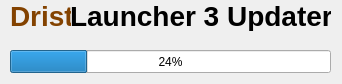
<?xml version="1.0" encoding="UTF-8"?>
<ui version="4.0">
 <class>MainWindow</class>
 <widget class="QMainWindow" name="MainWindow">
  <property name="geometry">
   <rect>
    <x>0</x>
    <y>0</y>
    <width>342</width>
    <height>84</height>
   </rect>
  </property>
  <property name="windowTitle">
   <string>DristLauncher3 Updater</string>
  </property>
  <widget class="QWidget" name="centralwidget">
   <widget class="QLabel" name="label">
    <property name="geometry">
     <rect>
      <x>10</x>
      <y>0</y>
      <width>61</width>
      <height>31</height>
     </rect>
    </property>
    <property name="font">
     <font>
      <pointsize>21</pointsize>
      <bold>true</bold>
     </font>
    </property>
    <property name="styleSheet">
     <string notr="true">
color: rgb(131, 66, 0);</string>
    </property>
    <property name="text">
     <string>Drist</string>
    </property>
   </widget>
   <widget class="QLabel" name="label_2">
    <property name="geometry">
     <rect>
      <x>70</x>
      <y>0</y>
      <width>261</width>
      <height>31</height>
     </rect>
    </property>
    <property name="font">
     <font>
      <pointsize>21</pointsize>
      <bold>true</bold>
     </font>
    </property>
    <property name="text">
     <string>Launcher 3 Updater</string>
    </property>
   </widget>
   <widget class="QProgressBar" name="progressBar">
    <property name="geometry">
     <rect>
      <x>10</x>
      <y>50</y>
      <width>321</width>
      <height>23</height>
     </rect>
    </property>
    <property name="styleSheet">
     <string notr="true"/>
    </property>
    <property name="value">
     <number>24</number>
    </property>
   </widget>
  </widget>
 </widget>
 <resources/>
 <connections/>
</ui>
